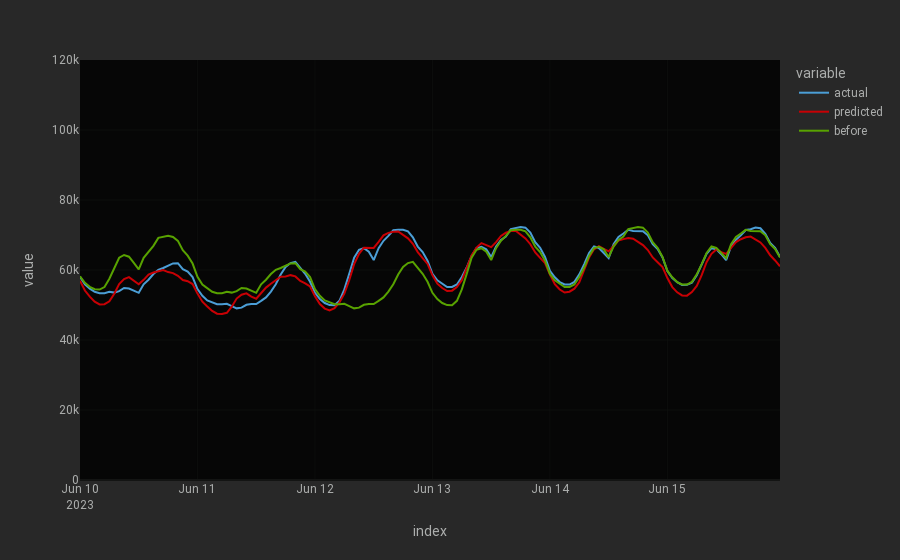

Write notebook code for a chart like this one.
### Code cell
import plotly.express as px
from dash_bootstrap_templates import load_figure_template
load_figure_template(["minty",  "minty_dark", 'cyborg', 'cyborg_dark'])

start_date = '2023-06-10'
end_date = '2023-06-15'

data = actual_predicted_df.loc[start_date:end_date]
fig = px.line( data[['actual', 'predicted', 'before']], markers=False, template='cyborg', height=600)
fig.update_layout(yaxis_range=[0, 120000])
fig.show()

### Figure 1 — Plotly figure (JSON) as saved in the notebook; plotly's stock layout.template omitted (floating-point values rounded to 4 significant figures; data arrays with more than 128 entries replaced by an {"elided": "..."} marker saying what was removed)
{"data": [{"hovertemplate": "variable=actual<br>index=%{x}<br>value=%{y}<extra></extra>", "legendgroup": "actual", "line": {"color": "#4b9ed6", "dash": "solid"}, "marker": {"symbol": "circle"}, "mode": "lines", "name": "actual", "orientation": "v", "showlegend": true, "type": "scatter", "x": {"elided": "144 str values"}, "xaxis": "x", "y": {"elided": "144 float values"}, "yaxis": "y"}, {"hovertemplate": "variable=predicted<br>index=%{x}<br>value=%{y}<extra></extra>", "legendgroup": "predicted", "line": {"color": "#c80004", "dash": "solid"}, "marker": {"symbol": "circle"}, "mode": "lines", "name": "predicted", "orientation": "v", "showlegend": true, "type": "scatter", "x": {"elided": "144 str values"}, "xaxis": "x", "y": {"elided": "144 float values"}, "yaxis": "y"}, {"hovertemplate": "variable=before<br>index=%{x}<br>value=%{y}<extra></extra>", "legendgroup": "before", "line": {"color": "#58a200", "dash": "solid"}, "marker": {"symbol": "circle"}, "mode": "lines", "name": "before", "orientation": "v", "showlegend": true, "type": "scatter", "x": {"elided": "144 str values"}, "xaxis": "x", "y": {"elided": "144 int values"}, "yaxis": "y"}], "layout": {"autosize": true, "legend": {"title": {"text": "variable"}, "tracegroupgap": 0}, "margin": {"t": 60}, "xaxis": {"anchor": "y", "autorange": true, "domain": [0, 1], "range": ["2023-06-10", "2023-06-15 23:00"], "title": {"text": "index"}, "type": "date"}, "yaxis": {"anchor": "x", "domain": [0, 1], "range": [0, 120000], "title": {"text": "value"}, "type": "linear"}}}
